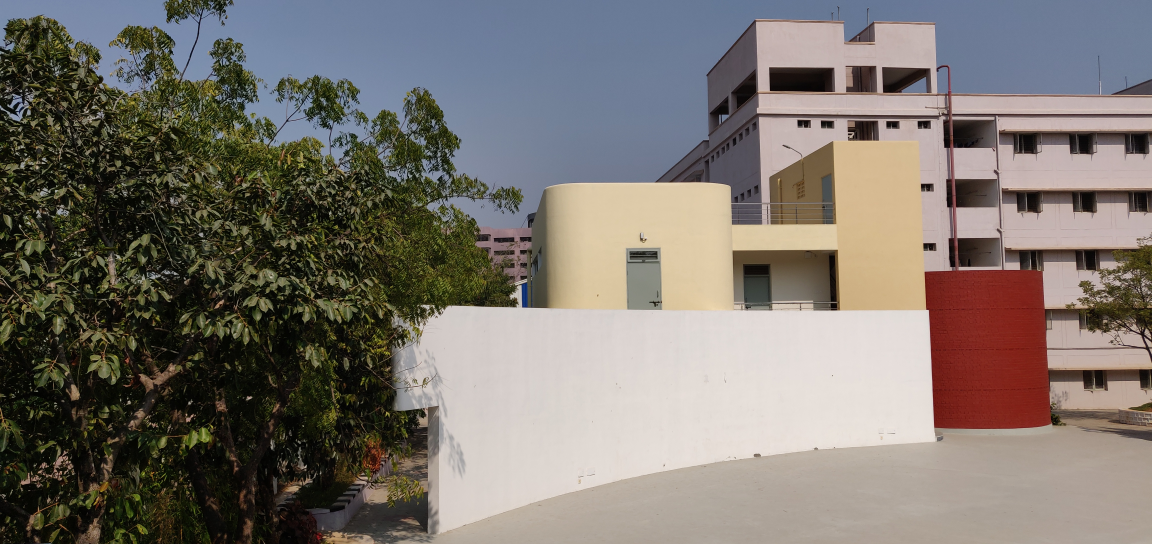
#> input picture Week 4/1_1.jpg, 4608 x 2176 px (shown at 1/4 size)
$ python Ex2.py
#> lines starting #> are read from the running program, lines starting #| are printed output that depends on the picture
import cv2
image_paths=['1_1.jpg','1_2.jpg','1_3.jpg','1_4.jpg']
# initialized a list of images
imgs = []

for i in range(len(image_paths)):
    imgs.append(cv2.imread(image_paths[i]))
    imgs[i]=cv2.resize(imgs[i],(0,0),fx=0.1,fy=0.1)


stitchy=cv2.Stitcher.create()
(dummy,output)=stitchy.stitch(imgs)
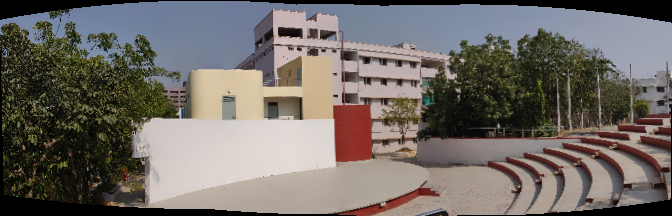
#> output: shape (216, 672, 3); mean of channels 0, 1, 2 101.8, 106.5, 112.1; drawn as B, G, R

if dummy != cv2.STITCHER_OK:

    print("stitching ain't successful")
else:
    print('Your Panorama is ready!!!')

# final output
cv2.imshow('final result',output)

cv2.waitKey(0)
